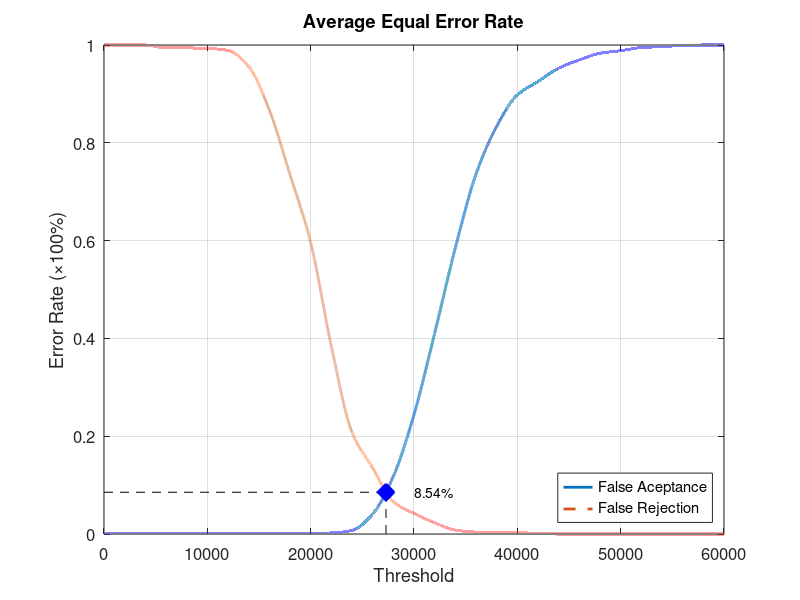
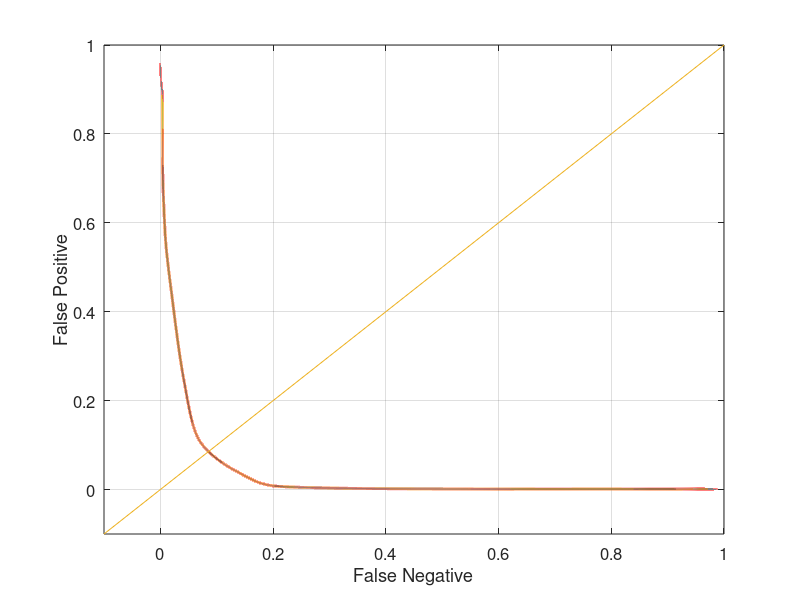

The MATLAB source for these figures, in order:
function yEER = Database4Average
close all;
clear;
clc;
x = 0:2000:60000;
xq = 0:0.5:60000;

y0 = [0 0.00105263 0.00105263 0.00105263 0.00105263 0.00105263 0.00105263 0.00105263 0.00105263 0.00105263 0.00105263 0.00210526 0.00736842 0.0410526 0.117895 0.244211 0.410526 0.585263 0.735789 0.833684 0.897895 0.925263 0.952632 0.969474 0.983158 0.988421 0.994737 0.996842 0.998947 1 1];
yy0 = interp1(x, y0, xq, 'pchip');
y1 = [1 1 1 0.994 0.994 0.993 0.989 0.956 0.867 0.735 0.596 0.384 0.208 0.135 0.066 0.042 0.023 0.008 0.004 0.004 0.003 0.001 0 0 0 0 0 0 0 0 0];
yy1 = interp1(x, y1, xq, 'pchip');

% Calculating EER: 
y2 = abs(y0 - y1);
find(y2 == min(y2))
yy2 = abs(yy0 - yy1);
xEER = find(yy2 == min(yy2));
xEERIndex = xq(xEER) % X-axis EER
yEER = yy0(xEER) % Y-axis EER

main = figure
plot(xq, yy0,'-','LineWidth', 2);	hold on
plot(xq, yy1,'--','LineWidth', 2);	hold on
plot([xEERIndex xEERIndex], [0 yEER], 'k--');	hold on
plot([0 xEERIndex], [yEER yEER], 'k--');	hold on
plot(xEERIndex, yEER, 'bx', 'LineWidth', 10);	hold on
text(xEERIndex + 10 * xEERIndex / 100, yEER, [num2str(round((10000 * yEER)) / 100) '%'])
legend('False Aceptance', 'False Rejection', 'Location', 'SouthEast')
xlabel('Threshold')
ylabel('Error Rate (\times100%)')
title('Average Equal Error Rate')
set(gca, 'FontSize', 12)
axis([0 60000 0 1])
grid on

print(main, 'Database4AverageMain', '-dpng');
FNRxFPR = figure('Color', [1 1 1]);
plot(yy1, yy0, '-', yy1, yy0, 'LineWidth', 2);
hold on
y = -0.1:0.1:1
plot(y, y); 
set(gca, 'FontSize', 12)
xlabel('False Negative')
ylabel('False Positive')
axis([-0.1 1 -0.1 1])
set(gca, 'FontSize', 12)
grid on

print(FNRxFPR, 'Database4AverageFNRxFPR','-dpng');
end
